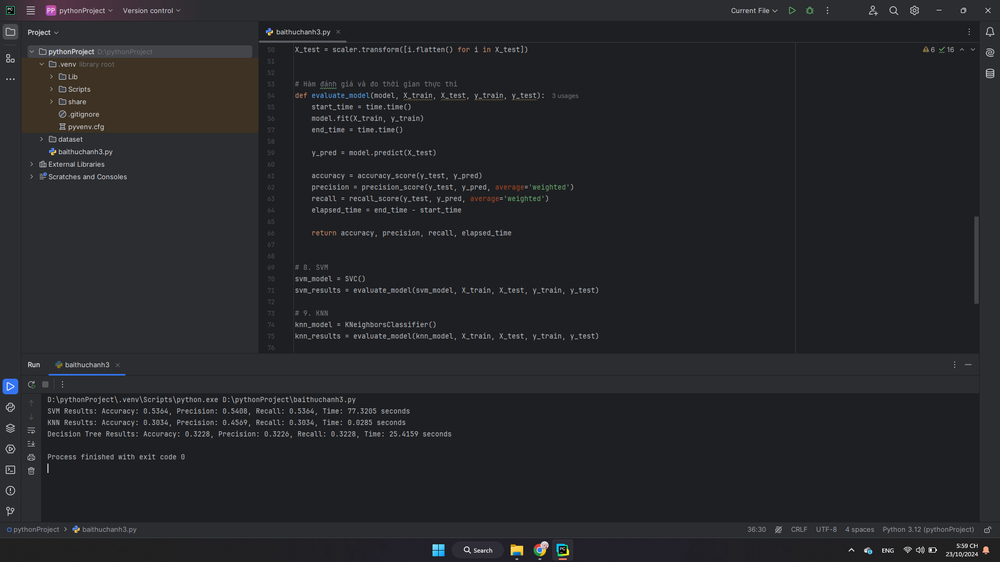
#> input picture ketquachay.png, 1000 x 562 px, shrunk from 1919 x 1079 before the run
$ python -i th.py   (imports and definitions only)
#> lines starting #> are read from the running program, lines starting #| are printed output that depends on the picture
#> further down, picture is the input picture: shape (562, 1000, 3); mean B, G, R 41, 38.3, 37.5
import cv2
import numpy as np
import matplotlib.pyplot as plt

# Hàm hiển thị ảnh
def show_image(title, image):
    plt.figure(figsize=(6, 6))
    plt.imshow(cv2.cvtColor(image, cv2.COLOR_BGR2RGB))
    plt.title(title)
    plt.axis('off')
    plt.show()

# Đọc ảnh
# [1 line not run here, left out]

# 1. Ánh âm tính (Negative Image)
def negative_image(image):
    return 255 - image  # Đảo ngược giá trị pixel

# [1 line that did not run here, left out]
# [1 line not run here, left out]

# 2. Tăng độ tương phản bằng CLAHE (Contrast Limited Adaptive Histogram Equalization)
def contrast_enhancement(image):
    lab = cv2.cvtColor(image, cv2.COLOR_BGR2LAB)  # Chuyển đổi ảnh sang không gian màu LAB
#> lab: shape (562, 1000, 3); mean of channels 0, 1, 2 38.8, 128.3, 126.3
    l, a, b = cv2.split(lab)  # Tách các kênh màu
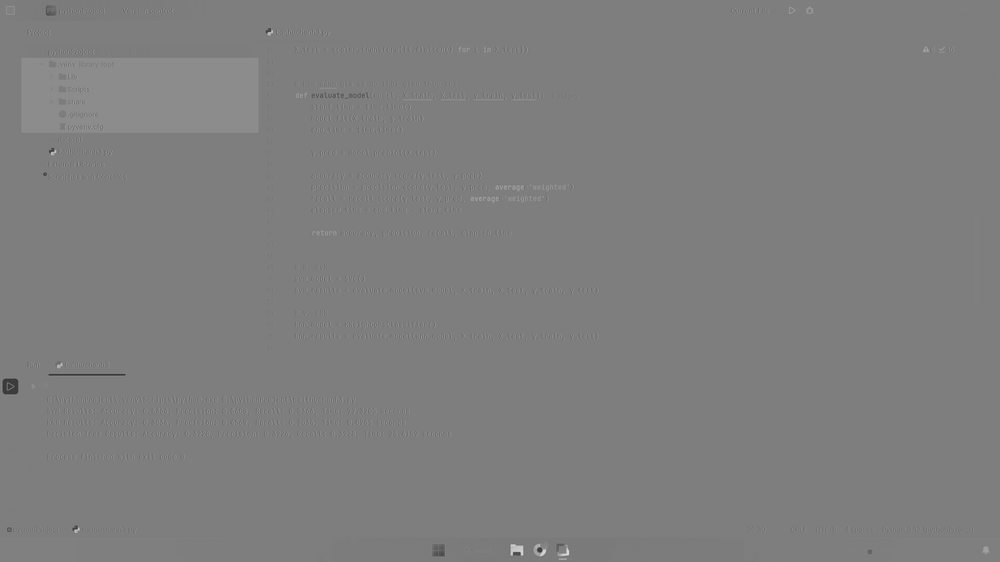
#> b: shape (562, 1000); min 51, max 220, mean 126.3
    clahe = cv2.createCLAHE(clipLimit=3.0, tileGridSize=(8, 8))  # Tạo đối tượng CLAHE
    cl = clahe.apply(l)  # Áp dụng CLAHE lên kênh L (độ sáng)
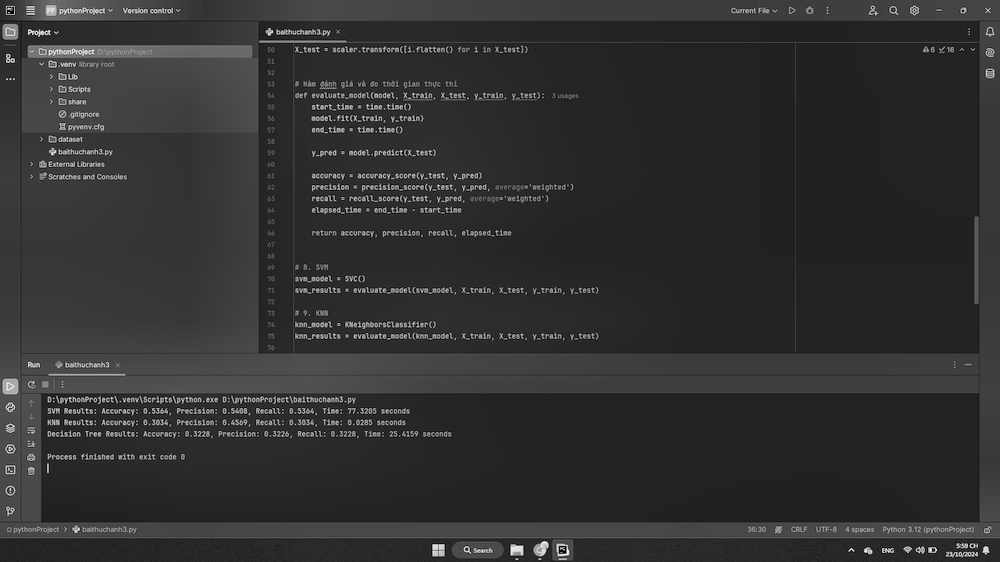
#> cl: shape (562, 1000); min 1, max 255, mean 49.1
    enhanced_lab = cv2.merge((cl, a, b))  # Kết hợp lại các kênh
#> enhanced_lab: shape (562, 1000, 3); mean of channels 0, 1, 2 49.1, 128.3, 126.3
    return cv2.cvtColor(enhanced_lab, cv2.COLOR_LAB2BGR)  # Chuyển đổi lại sang không gian màu BGR
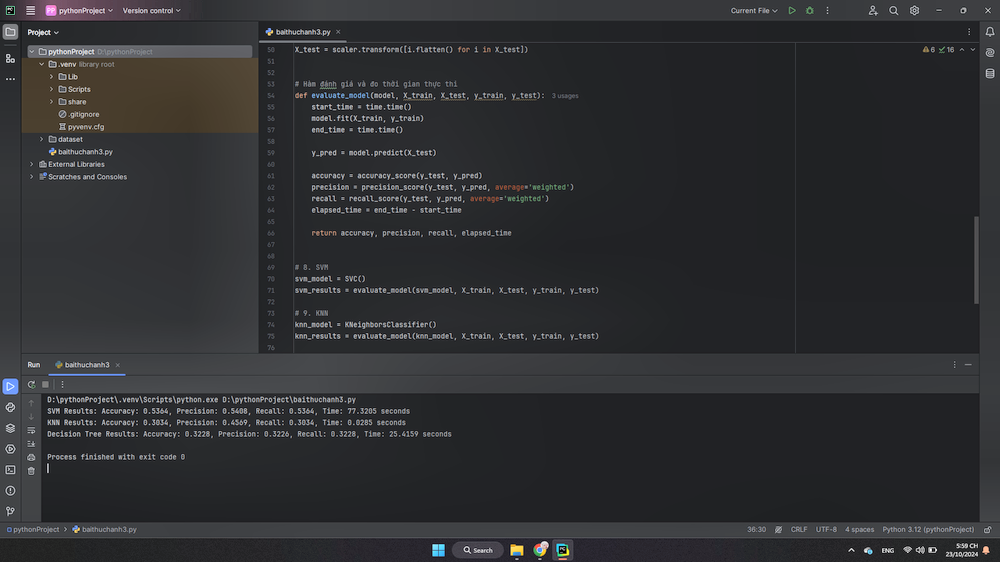
#> returned value: shape (562, 1000, 3); mean B, G, R 49.6, 47.3, 46.3

# [1 line that did not run here, left out]
# [1 line not run here, left out]

# 3. Biến đổi log (Log Transformation)
def log_transform(image):
    c = 255 / (np.log(1 + np.max(image)))  # Hệ số c
    log_image = c * (np.log(1 + image.astype(np.float64)))  # Áp dụng biến đổi log
    return np.array(log_image, dtype=np.uint8)  # Chuyển về kiểu uint8

# [1 line that did not run here, left out]
# [1 line not run here, left out]

# 4. Cân bằng Histogram (Histogram Equalization)
def histogram_equalization(image):
    img_yuv = cv2.cvtColor(image, cv2.COLOR_BGR2YUV)  # Chuyển đổi sang không gian màu YUV
    img_yuv[:, :, 0] = cv2.equalizeHist(img_yuv[:, :, 0])  # Cân bằng kênh độ sáng (Y channel)
    return cv2.cvtColor(img_yuv, cv2.COLOR_YUV2BGR)  # Chuyển lại sang không gian màu BGR

# [1 line that did not run here, left out]
# [1 line not run here, left out]

>>> import cv2
>>> picture = cv2.imread('ketquachay.png')
>>> result = contrast_enhancement(picture)
